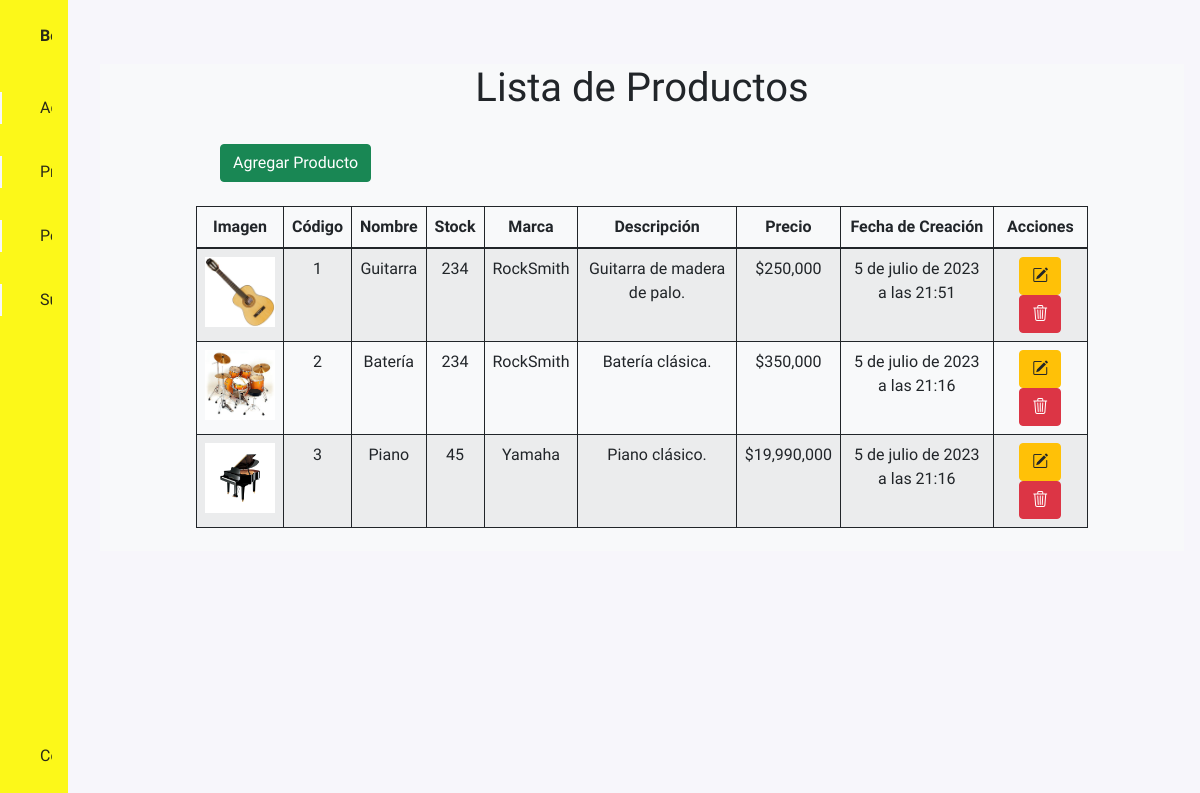
/bodega/productos/ (signed in), run on the app's committed database.
### bodega/models.py (models this page shows, shortened)
class Producto(models.Model):
    codigo = models.IntegerField(primary_key=True, null=False, unique=True, verbose_name='Codigo')
    nombre = models.CharField(max_length=50, null=False, verbose_name='Nombre')
    stock = models.IntegerField(null=False, default=0, verbose_name='Stock')
    descripcion = models.CharField(max_length=400, verbose_name='Descripción')
    marca = models.CharField(max_length=80, verbose_name='Marca')
    precio = models.IntegerField(null=False, default=0, verbose_name='Precio')
    imagen = models.ImageField(null=True, blank=True, upload_to='productos/', verbose_name='Imagen')
    fecha_creacion = models.DateTimeField(auto_now_add=True, verbose_name='Fecha de Creación')
    class Meta:
        verbose_name='producto'
        verbose_name_plural='productos'
        ordering=['codigo']

### bodega/views.py (the view)
# urls.py: path('bodega/productos/', productos_list, name="productos_list"),
@login_required
def productos_list(request):
    context = {'productos' : Producto.objects.all()}
    return render(request, 'core/producto/productos.html', context)

### bodega/templates/core/producto/productos.html (shortened to what this page needs)
{% extends 'core/base.html' %}
{% load static humanize %}
{% block content %}
<div class="container">
    <div class="row text-center my-4 mx-5">
        <h1>Lista de Productos</h1>
        <div class="col-lg-12 producto">
            <div class="text-start my-4 mx-5">
                <a href="{% url 'productos_new' %}" class="btn btn-success">Agregar Producto</a>
            </div>
            <div class="container-fluid table-wrapper">
                <table id="table" class="table table-hover table-bordered border-dark table-striped">
                    <thead>
                        <tr>
                            <th scope="col" class="fw-bold">Imagen</th>
                            <th scope="col" class="fw-bold">Código</th>
                            <th scope="col" class="fw-bold">Nombre</th>
                            <th scope="col" class="fw-bold">Stock</th>
                            <th scope="col" class="fw-bold">Marca</th>
                            <th scope="col" class="fw-bold">Descripción</th>
                            <th scope="col" class="fw-bold">Precio</th>
                            <th scope="col" class="fw-bold">Fecha de Creación</th>
                            <th scope="col" class="fw-bold">Acciones</th>
                        </tr>
                    </thead>
                    <tbody>
                        {% for p in productos %}
                        <tr>
                            {% if p.imagen %}
                            <td><img width="70px" src="{{p.imagen.url}}" alt="{{p.imagen}}"></td>
                            {% else %}
                            <td><img width="70px" src="{% static 'core/img/default.png' %}" alt=""></td>
                            {% endif %}
                            <td>{{p.codigo}}</td>
                            <td>{{p.nombre}}</td>
                            <td>{{p.stock}}</td>
                            <td>{{p.marca}}</td>
                            <td>{{p.descripcion}}</td>
                            <td>${{p.precio|intcomma:False}}</td>
                            <td>{{p.fecha_creacion}}</td>
                            <td>
                                <a class="btn btn-warning" href="/bodega/productos/{{p.codigo}}/edit"
                                    data-bs-toggle="tooltip" data-bs-title="Editar producto">
                                    <i class="bi bi-pencil-square text-dark"></i>
                                </a>
                                <a class="btn btn-danger modal-borrar" href="/bodega/productos/{{p.codigo}}/delete"
                                    data-bs-toggle="tooltip" data-bs-title="Eliminar producto">
                                    <i class="bi bi-trash3"></i>
                                </a>
                            </td>
                        </tr>
                        {% empty %}
                        <tr>
                            <td class="text-center fw-bold" colspan="9">No hay productos registrados.</td>
                        </tr>
                        {% endfor %}
                    </tbody>
                </table>
            </div>
        </div>
    </div>
    {% endblock %}

### bodega/static/core/css/styles.css (style rules this page uses)
:root { --header-height: 3rem; --nav-width: 68px; --first-color: #fcf819; --first-color-light: #AFA5D9; --white-color: #F7F6FB; --body-font: 'Nunito', sans-serif; --normal-font-size: 1rem; --z-fixed: 100 }
body { background-color: #F7F6FB; position: relative; margin: var(--header-height) 0 0 0; padding: 0 1rem; font-family: var(--body-font); font-size: var(--normal-font-size); transition: .5s }
a { text-decoration: none }
.container-fluid { max-height: clamp(40vh); overflow: auto; }
@media screen and (min-width: 768px) { body { margin: calc(var(--header-height) + 1rem) 0 0 0; padding-left: calc(var(--nav-width) + 2rem) } }
.table-wrapper { max-height: 500px; overflow: auto; display:inline-block; }

### data on the page
Producto: imagen (picture), codigo "1", nombre "Guitarra", stock "234", marca "RockSmith", descripcion "Guitarra de madera de palo.", precio "250,000", fecha_creacion "5 de julio de 2023 a las 21:51"
Producto: imagen (picture), codigo "2", nombre "Batería", stock "234", marca "RockSmith", descripcion "Batería clásica.", precio "350,000", fecha_creacion "5 de julio de 2023 a las 21:16"
Producto: imagen (picture), codigo "3", nombre "Piano", stock "45", marca "Yamaha", descripcion "Piano clásico.", precio "19,990,000", fecha_creacion "5 de julio de 2023 a las 21:16"
